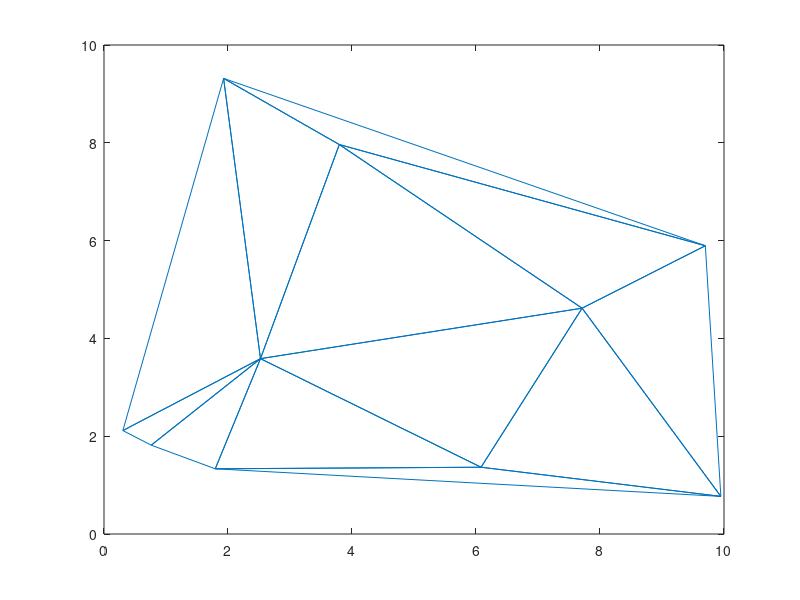

Source code (MATLAB): (Note: this script raises an error after producing the figure.)
% Test intersection with workspace

% create 2d points
n = 10;
X = 10 * rand(n,2);

D = delaunay(X(:,1),X(:,2));
trimesh(D,X(:,1),X(:,2))

C = convhull(X(:,1),X(:,2));
P = X(C(1:end-1),:);

% find if there is an intersection

t = 0:0.25:10;
x = randn*t + rand;

intersect = false;
p = [t(:),x(:)];
for i = 1:length(p)
    pt = p(i,:);
    intersect = checkIfPointIsInsidePolygon(P,pt);
    if intersect
        break;
    end
end

intersect

hold on;
plot(t,x)

hold off;